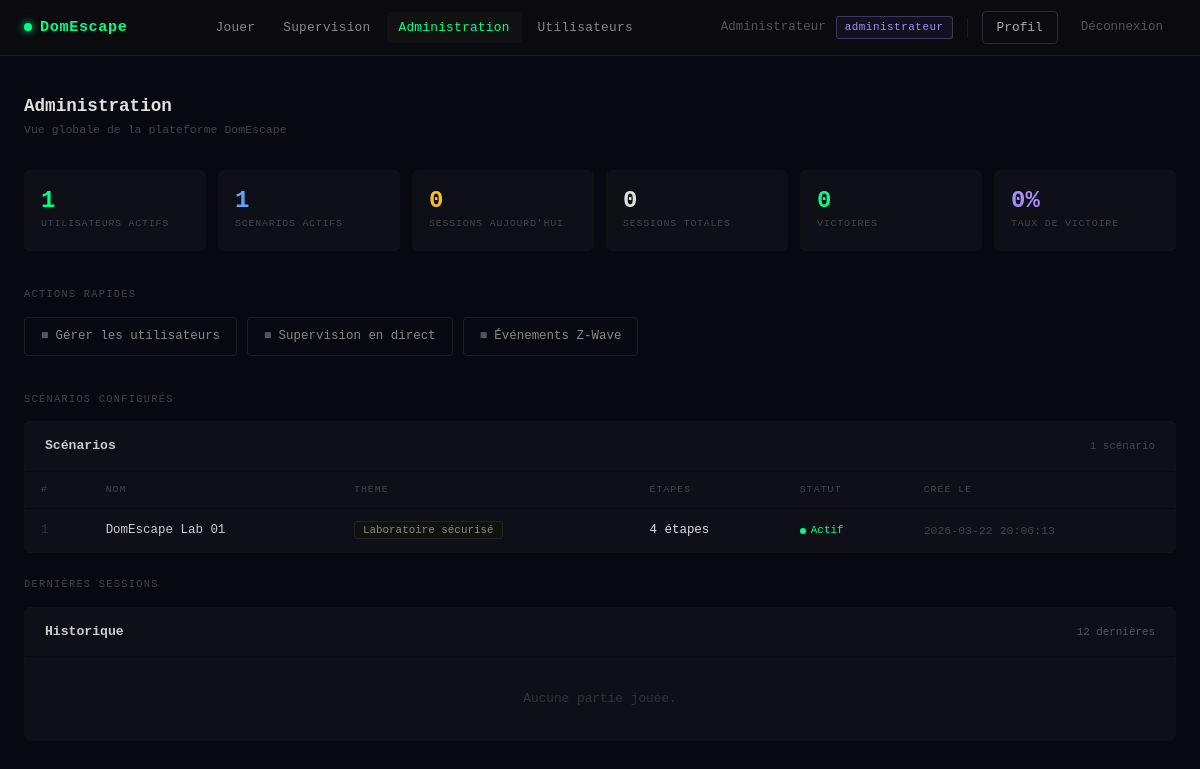
The page /admin/dashboard.php (signed in) on the database its author committed.
### tables this page shows
CREATE TABLE scenario (
    id_scenario  INT AUTO_INCREMENT PRIMARY KEY,
    nom_scenario VARCHAR(150) NOT NULL,
    description  TEXT,
    theme        VARCHAR(100),
    actif        BOOLEAN      DEFAULT TRUE,
    cree_le      TIMESTAMP    DEFAULT CURRENT_TIMESTAMP
);

### core/Auth.php (called while the page is built, shortened)
<?php
class Auth
{
    public static function check(): bool
    {
        return isset($_SESSION['user_id']);
    }
    public static function user(): ?array
    {
        return [
            'id'    => $_SESSION['user_id'],
            'nom'   => $_SESSION['user_nom'],
            'email' => $_SESSION['user_email'],
        ];
    }
    public static function roles(): array
    {
        return $_SESSION['user_roles'] ?? [];
    }
    public static function buildHierarchy(array $assignedRoles): array
    {
        $all = $assignedRoles;
        foreach ($assignedRoles as $role) {
            if (isset(ROLE_HIERARCHY[$role])) {
                foreach (ROLE_HIERARCHY[$role] as $inherited) {
                    if (!in_array($inherited, $all, true)) {
                        $all[] = $inherited;
                    }
                }
            }
        }
        return $all;
    }
}

### admin/dashboard.php (the view, shortened to what this page needs)
<?php
$pdo = getDB();
$statsQ = $pdo->query("
    SELECT
        (SELECT COUNT(*) FROM utilisateur WHERE actif = 1)       AS nb_users,
        (SELECT COUNT(*) FROM scenario WHERE actif = 1)          AS nb_scenarios,
        (SELECT COUNT(*) FROM session WHERE DATE(date_debut) = CURDATE()) AS sessions_today,
        (SELECT COUNT(*) FROM session)                           AS sessions_total,
        (SELECT COUNT(*) FROM session WHERE statut_session = 'en_cours') AS sessions_active,
        (SELECT COUNT(*) FROM session WHERE statut_session = 'gagnee')   AS sessions_won
")->fetch();
$scenarios = $pdo->query("
    SELECT s.*, COUNT(e.id_etape) AS nb_etapes
    FROM scenario s
    LEFT JOIN etape e ON s.id_scenario = e.id_scenario
    GROUP BY s.id_scenario
    ORDER BY s.cree_le DESC
")->fetchAll();
$sessions = $pdo->query("
    SELECT se.*, j.nom_joueur, sc.nom_scenario
    FROM session se
    JOIN joueur   j  ON se.id_joueur   = j.id_joueur
    JOIN scenario sc ON se.id_scenario = sc.id_scenario
    ORDER BY se.date_debut DESC
    LIMIT 12
")->fetchAll();
?>
<!DOCTYPE html>
<html lang="fr">
<head>
    <link href="https://cdn.jsdelivr.net/npm/bootstrap@5.3.0/dist/css/bootstrap.min.css" rel="stylesheet">
</head>
<body>
<?php require_once __DIR__ . '/../partials/nav.php'; ?>
<div class="admin-wrap">
    <div class="admin-header">
        <div>
            <h1>Administration</h1>
            <p>Vue globale de la plateforme DomEscape</p>
        </div>
    </div>
    <div class="stats-grid">
        <div class="stat-card">
            <div class="stat-card-value"><?= (int)$statsQ['nb_users'] ?></div>
            <div class="stat-card-label">Utilisateurs actifs</div>
        </div>
        <div class="stat-card">
            <div class="stat-card-value blue"><?= (int)$statsQ['nb_scenarios'] ?></div>
            <div class="stat-card-label">Scénarios actifs</div>
        </div>
        <div class="stat-card">
            <div class="stat-card-value yellow"><?= (int)$statsQ['sessions_today'] ?></div>
            <div class="stat-card-label">Sessions aujourd'hui</div>
        </div>
        <div class="stat-card">
            <div class="stat-card-value" style="color:#e0e0e0;"><?= (int)$statsQ['sessions_total'] ?></div>
            <div class="stat-card-label">Sessions totales</div>
        </div>
        <div class="stat-card">
            <div class="stat-card-value" style="color:#00ff88;"><?= (int)$statsQ['sessions_won'] ?></div>
            <div class="stat-card-label">Victoires</div>
        </div>
        <div class="stat-card">
            <?php
            $winRate = $statsQ['sessions_total'] > 0
                ? round(($statsQ['sessions_won'] / $statsQ['sessions_total']) * 100)
                : 0;
            ?>
            <div class="stat-card-value purple"><?= $winRate ?>%</div>
            <div class="stat-card-label">Taux de victoire</div>
        </div>
    </div>
    <div class="section-label">Actions rapides</div>
    <div class="quick-actions">
        <a href="/domescape/admin/utilisateurs.php" class="qa-btn">
            <span class="qa-btn-icon">&#9632;</span> Gérer les utilisateurs
        </a>
        <a href="/domescape/public/gamemaster.php" class="qa-btn">
            <span class="qa-btn-icon">&#9632;</span> Supervision en direct
        </a>
        <a href="/domescape/api/debug_event.php" class="qa-btn" target="_blank">
            <span class="qa-btn-icon">&#9632;</span> Événements Z-Wave
        </a>
    </div>
    <div class="section-label">Scénarios configurés</div>
    <div class="panel">
        <div class="panel-head">
            <h2>Scénarios</h2>
            <span style="font-size:.68rem;color:#444;"><?= count($scenarios) ?> scénario<?= count($scenarios) > 1 ? 's' : '' ?></span>
        </div>
        <?php if (empty($scenarios)): ?>
            <div style="padding:32px;text-align:center;color:#333;font-size:.8rem;">Aucun scénario configuré.</div>
        <?php else: ?>
        <div style="overflow-x:auto;">
        <table>
            <thead>
                <tr>
                    <th>#</th>
                    <th>Nom</th>
                    <th>Thème</th>
                    <th>Étapes</th>
                    <th>Statut</th>
                    <th>Créé le</th>
                </tr>
            </thead>
            <tbody>
            <?php foreach ($scenarios as $s): ?>
                <tr>
                    <td style="color:#333;"><?= (int)$s['id_scenario'] ?></td>
                    <td style="color:#ccc;font-weight:500;"><?= htmlspecialchars($s['nom_scenario'], ENT_QUOTES, 'UTF-8') ?></td>
                    <td>
                        <?php if ($s['theme']): ?>
                            <span style="font-size:.68rem;color:#888;background:#111;border:1px solid #222;padding:2px 8px;border-radius:3px;">
                                <?= htmlspecialchars($s['theme'], ENT_QUOTES, 'UTF-8') ?>
                            </span>
                        <?php else: ?>
                            <span style="color:#333;">—</span>
                        <?php endif; ?>
                    </td>
                    <td style="color:<?= $s['nb_etapes'] > 0 ? '#e0e0e0' : '#444' ?>;">
                        <?= (int)$s['nb_etapes'] ?> étape<?= $s['nb_etapes'] > 1 ? 's' : '' ?>
                    </td>
                    <td>
                        <?php if ($s['actif']): ?>
                            <span style="color:#00ff88;font-size:.68rem;">
                                <span class="active-dot" style="background:#00ff88;"></span>Actif
                            </span>
                        <?php else: ?>
                            <span style="color:#555;font-size:.68rem;">
                                <span class="active-dot" style="background:#555;"></span>Inactif
                            </span>
                        <?php endif; ?>
                    </td>
                    <td style="color:#444;font-size:.72rem;"><?= htmlspecialchars($s['cree_le'], ENT_QUOTES, 'UTF-8') ?></td>
                </tr>
            <?php endforeach; ?>
            </tbody>
        </table>
        </div>
        <?php endif; ?>
    </div>
    <div class="section-label">Dernières sessions</div>
    <div class="panel">
        <div class="panel-head">
            <h2>Historique</h2>
            <a href="#" style="font-size:.68rem;color:#555;text-decoration:none;">12 dernières</a>
        </div>
        <?php if (empty($sessions)): ?>
            <div style="padding:32px;text-align:center;color:#333;font-size:.8rem;">Aucune partie jouée.</div>
        <?php endif; ?>
    </div>
</div>
</body>
</html>

### partials/nav.php (shortened to what this page needs)
<?php
$_nav_user    = Auth::user();
$_nav_roles   = Auth::buildHierarchy(Auth::roles());
$_nav_isAdmin = in_array(ROLE_ADMINISTRATEUR, $_nav_roles, true);
$_nav_isSuperv= in_array(ROLE_SUPERVISEUR,    $_nav_roles, true);
$_nav_uri     = $_SERVER['REQUEST_URI'] ?? '';
function nav_active(string $path): string {
    global $_nav_uri;
    return (strpos($_nav_uri, $path) !== false) ? 'nav-active' : '';
}
?>
<nav class="dn-nav">
  <div class="dn-nav-inner">
    <a href="/domescape/public/<?= $_nav_user ? 'tableau-de-bord.php' : 'connexion.php' ?>" class="dn-brand">
      <span class="dn-brand-dot"></span>DomEscape
    </a>
    <div class="dn-links">
      <?php if ($_nav_user): ?>
        <a href="/domescape/public/index.php"
           class="<?= nav_active('index.php') ?>">Jouer</a>
        <?php if ($_nav_isSuperv): ?>
          <a href="/domescape/public/gamemaster.php"
             class="<?= nav_active('gamemaster.php') ?>">Supervision</a>
        <?php endif; ?>
        <?php if ($_nav_isAdmin): ?>
          <a href="/domescape/admin/dashboard.php"
             class="<?= nav_active('admin/dashboard') ?>">Administration</a>
          <a href="/domescape/admin/utilisateurs.php"
             class="<?= nav_active('utilisateurs') ?>">Utilisateurs</a>
        <?php endif; ?>
      <?php endif; ?>
    </div>
    <div class="dn-right">
      <?php if ($_nav_user): ?>
        <span class="dn-username"><?= htmlspecialchars($_nav_user['nom'], ENT_QUOTES, 'UTF-8') ?></span>
        <?php
        $primaryRole = Auth::roles()[0] ?? null;
        if ($primaryRole): ?>
          <span class="dn-role dn-role-<?= htmlspecialchars($primaryRole, ENT_QUOTES, 'UTF-8') ?>">
            <?= htmlspecialchars($primaryRole, ENT_QUOTES, 'UTF-8') ?>
          </span>
        <?php endif; ?>
        <a href="/domescape/public/profil.php"
           class="dn-btn-login <?= nav_active('profil.php') ?>">Profil</a>
        <a href="/domescape/public/deconnexion.php" class="dn-btn-logout">Déconnexion</a>
      <?php else: ?>
        <a href="/domescape/public/connexion.php" class="dn-btn-login">Connexion</a>
        <a href="/domescape/public/inscription.php" class="dn-btn-register">Créer un compte →</a>
      <?php endif; ?>
    </div>
  </div>
</nav>

### admin/dashboard.php (style rules this page uses)
body { background: #080810; color: #e0e0e0; font-family: 'Courier New', monospace; min-height: 100vh; }
a { color: #00ff88; }
.admin-wrap { max-width: 1200px; margin: 0 auto; padding: 40px 24px 80px; }
.admin-header { display: flex; justify-content: space-between; align-items: center; margin-bottom: 32px; }
.admin-header h1 { font-size: 1.1rem; font-weight: 700; margin: 0; color: #e0e0e0; }
.admin-header p { font-size: .72rem; color: #444; margin: 4px 0 0; }
.stats-grid { display: grid; grid-template-columns: repeat(6, 1fr); gap: 12px; margin-bottom: 36px; }
.stat-card { background: #0f0f18; border: 1px solid #111; border-radius: 6px; padding: 18px 16px; }
.stat-card-value { font-size: 1.5rem; font-weight: 700; color: #00ff88; margin-bottom: 4px; line-height: 1; }
.stat-card-value.blue { color: #60a5fa; }
.stat-card-value.purple { color: #a78bfa; }
.stat-card-value.yellow { color: #fbbf24; }
.stat-card-label { font-size: .62rem; color: #444; letter-spacing: .08em; text-transform: uppercase; }
.quick-actions { display: flex; gap: 10px; flex-wrap: wrap; margin-bottom: 36px; }
.qa-btn { display: inline-flex; align-items: center; gap: 7px; padding: 9px 16px; border: 1px solid #1a1a2e; border-radius: 4px; font-size: .78rem; color: #888; text-decoration: none; transition: border-color .15s, color .15s; font-family: 'Courier New', monospace; }
.qa-btn-icon { opacity: .6; }
.section-label { font-size: .65rem; letter-spacing: .12em; color: #444; text-transform: uppercase; margin-bottom: 14px; }
.panel { background: #0f0f18; border: 1px solid #111; border-radius: 6px; margin-bottom: 24px; overflow: hidden; }
.panel-head { display: flex; justify-content: space-between; align-items: center; padding: 16px 20px; border-bottom: 1px solid #0a0a14; }
.panel-head h2 { font-size: .82rem; font-weight: 700; margin: 0; color: #ccc; }
table { width: 100%; border-collapse: collapse; font-size: .78rem; }
th { font-size: .62rem; letter-spacing: .1em; color: #444; text-transform: uppercase; padding: 11px 16px; text-align: left; font-weight: normal; border-bottom: 1px solid #0a0a14; }
td { padding: 12px 16px; border-bottom: 1px solid #0a0a14; vertical-align: middle; }
tbody tr:last-child td { border-bottom: none; }
.active-dot { display: inline-block; width: 6px; height: 6px; border-radius: 50%; margin-right: 5px; vertical-align: middle; }

### partials/nav.php (style rules this page uses)
.dn-nav { background: #0a0a0f; border-bottom: 1px solid #1a1a2e; height: 56px; display: flex; align-items: center; padding: 0 24px; position: sticky; top: 0; z-index: 1000; font-family: 'Courier New', monospace; }
.dn-nav-inner { display: flex; align-items: center; justify-content: space-between; width: 100%; max-width: 1200px; margin: 0 auto; }
.dn-brand { color: #00ff88; font-weight: 700; font-size: .95rem; text-decoration: none; letter-spacing: .04em; display: flex; align-items: center; gap: 8px; flex-shrink: 0; }
.dn-brand-dot { width: 8px; height: 8px; background: #00ff88; border-radius: 50%; box-shadow: 0 0 8px #00ff88; }
.dn-links { display: flex; align-items: center; gap: 4px; }
.dn-links a { color: #888; text-decoration: none; font-size: .8rem; padding: 6px 12px; border-radius: 4px; transition: color .15s, background .15s; letter-spacing: .02em; }
.dn-links a:hover, .dn-links a.nav-active { color: #e0e0e0; background: #111; }
.dn-links a.nav-active { color: #00ff88; }
.dn-right { display: flex; align-items: center; gap: 10px; flex-shrink: 0; }
.dn-role { font-size: .68rem; padding: 2px 8px; border-radius: 3px; border: 1px solid; font-family: 'Courier New', monospace; letter-spacing: .05em; }
.dn-role-administrateur { color: #a78bfa; border-color: rgba(167,139,250,.3); background: rgba(167,139,250,.06); }
.dn-username { font-size: .78rem; color: #555; max-width: 120px; overflow: hidden; text-overflow: ellipsis; white-space: nowrap; }
.dn-btn-login { color: #aaa; text-decoration: none; font-size: .8rem; padding: 6px 14px; border: 1px solid #2a2a3a; border-radius: 4px; transition: border-color .15s, color .15s; }
.dn-btn-logout { color: #555; text-decoration: none; font-size: .78rem; padding: 6px 12px; border: 1px solid transparent; border-radius: 4px; transition: all .15s; }

### rows shown on the page
scenario: id_scenario "1", nom_scenario "DomEscape Lab 01", theme "Laboratoire sécurisé", nb_etapes "4", actif 1 (drawn), cree_le "2026-03-22 20:06:13"

### other values the page prints
$_nav_user['nom'] "Administrateur"
$primaryRole "administrateur"
$statsQ['nb_users'] "1"
$statsQ['nb_scenarios'] "1"
$statsQ['sessions_today'] "0"
$statsQ['sessions_total'] "0"
$statsQ['sessions_won'] "0"
$winRate "0"
count($scenarios) "1"
